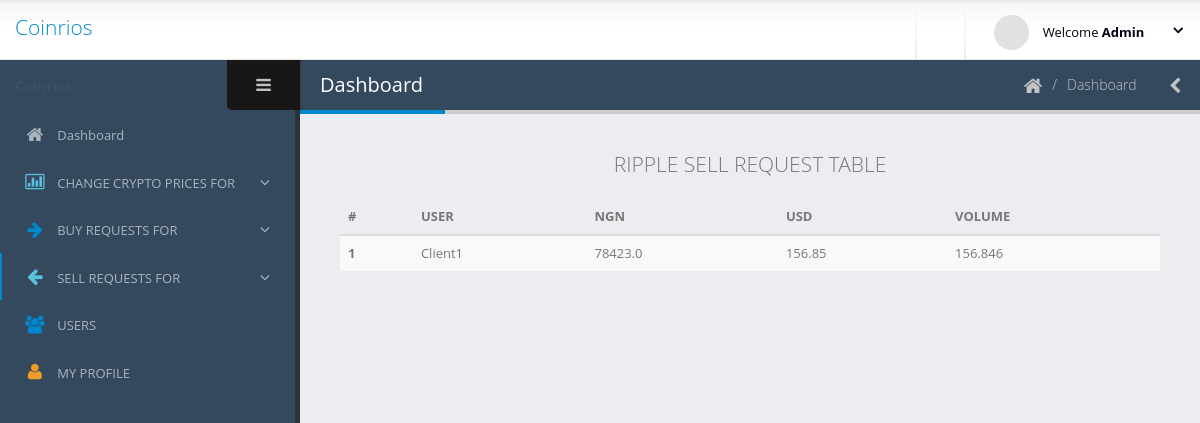
Page /administrator/ripple-sell-requests/ (signed in) on the committed database.
### login/models.py (models this page shows)
class User(AbstractUser):
    is_administrator = models.BooleanField(default=False)
    is_registered_user = models.BooleanField(default=False)
    address = models.CharField(max_length=200)
    city = models.CharField(max_length=200)
    state = models.CharField(max_length=200)
    country = models.CharField(max_length=200)
    is_verified = models.BooleanField(default=False)
    confirmed_email = models.BooleanField(default=False)
    drivers_license_or_international_passport_or_national_id_card = models.FileField(validators=[validate_file_size])
    utility_bill = models.FileField(validators=[validate_file_size])

### registered_user/models.py (models this page shows, shortened)
class SellRipple(models.Model):
    user = models.ForeignKey(User, on_delete=models.CASCADE)
    NGN = models.FloatField()
    USD = models.FloatField()
    volume = models.FloatField()

### administrator/views.py (the view)
# urls.py: path('ripple-sell-requests/', views.RippleSellRequests.as_view(), name='ripple_sell_request'),
@method_decorator([login_required(), administrator_required()], name='dispatch')
class RippleSellRequests(ListView):
    model = SellRipple
    template_name = 'administrator/rippleSellRequests.html'

### administrator/templates/administrator/rippleSellRequests.html (shortened to what this page needs)
{% extends 'administrator/base.html' %}
{% block navLinks %}{% load static %}
<li>
    <a href="{% url 'administrator:adminDashboard' %}">
        <i class="fa fa-home" aria-hidden="true"></i>
        <span>Dashboard</span>
    </a>
</li>
<li class="nav-parent">
    <a>
        <i class="text-info fa fa-bar-chart-o" aria-hidden="true"></i>
        <span>CHANGE CRYPTO PRICES FOR</span>
    </a>
</li>
<li class="nav-parent">
    <a>
        <i class="text-primary fa fa-arrow-right" aria-hidden="true"></i>
        <span>BUY REQUESTS FOR</span>
    </a>
</li>
<li class="nav-parent nav-active">
    <a>
        <i class="text-info fa fa-arrow-left" aria-hidden="true"></i>
        <span>SELL REQUESTS FOR</span>
    </a>
</li>
<li>
    <a href="{% url 'administrator:registered_users' %}">
        <i class="text-primary fa fa-users" aria-hidden="true"></i>
        <span>USERS</span>
    </a>
</li>
<li>
    <a href="{% url 'administrator:registered_user_profile' user.pk %}">
        <i class="text-warning fa fa-user" aria-hidden="true"></i>
        <span>MY PROFILE</span>
    </a>
</li>{% endblock %} {% block body %}
<p class="text-center lead">RIPPLE SELL REQUEST TABLE</p>
<div class="table-responsive">
    <table class="table table-striped">
        <thead>
            <tr>
                <th scope="col">#</th>
                <th scope="col">USER</th>
                <th scope="col">NGN</th>
                <th scope="col">USD</th>
                <th scope="col">VOLUME</th>
            </tr>
        </thead>
        <tbody>
         {% for fields in object_list %}
            <tr>
                <th scope="row">{{ fields.pk }}</th>
                <td>{{ fields.user }}</td>
                <td>{{ fields.NGN }}</td>
                <td>{{ fields.USD }}</td>
                <td>{{ fields.volume }}</td>
            </tr>
         {% endfor %}
        </tbody>
    </table>
</div>
{% endblock %}

### administrator/templates/administrator/base.html (shortened to what this page needs)
<!doctype html>
<html class="fixed">
	<head>
        {% load static %}
		<link rel="stylesheet" href="{% static 'administrator/css/bootstrap-1.css' %}" />
		<link rel="stylesheet" href="{% static 'administrator/css/font-awesome/css/font-awesome.css' %}" />
		<link rel="stylesheet" href="{% static 'administrator/css/magnific-popup/magnific-popup.css' %}" />
		<link rel="stylesheet" href="{% static 'administrator/css/theme.css' %}" />
		<link rel="stylesheet" href="{% static 'administrator/css/skins/default.css' %}" />
		<link rel="stylesheet" href="{% static 'administrator/css/hugoFramework.css' %}" />
	</head>
	<body>
    {% if user.is_authenticated %}
        <section class="body">
			<header class="header">
				<div class="logo-container">
					<a href="#" class="logo">
						<p class="lead">Coinrios</p>
					</a>
				</div>
				<div class="header-right">
					<span class="separator"></span>
					<span class="separator"></span>
					<div id="userbox" class="userbox">
						<a href="#" data-toggle="dropdown">
							<figure class="profile-picture">
								<img src="{% static 'administrator/img/!logged-user.jpg' %}" alt="Logged User" class="img-circle" data-lock-picture="{% static 'administrator/img/!logged-user.jpg' %}"/>
							</figure>
							<div class="profile-info" data-lock-name="{{ user }}" data-lock-email="{{ user.email }}">
                                <span class="name">Welcome <strong>{{ user }}</strong></span>
							</div>
							<i class="fa custom-caret"></i>
						</a>
					</div>
				</div>
			</header>
			<div class="inner-wrapper">
				<aside id="sidebar-left" class="sidebar-left">
					<div class="sidebar-header">
						<div class="sidebar-title">
						</div>
						<div class="sidebar-toggle hidden-xs" data-toggle-class="sidebar-left-collapsed" data-target="html" data-fire-event="sidebar-left-toggle">
							<i class="fa fa-bars" aria-label="Toggle sidebar"></i>
						</div>
					</div>
					<div class="nano">
						<div class="nano-content">
							<nav id="menu" class="nav-main" role="navigation">
								<ul class="nav nav-main">
                                    {% block navLinks %}{% endblock %}
								</ul>
							</nav>
						</div>
					</div>
				</aside>
				<section role="main" class="content-body">
					<header class="page-header">
						<h2>Dashboard</h2>
						<div class="right-wrapper pull-right">
							<ol class="breadcrumbs">
								<li>
									<a>
										<i class="fa fa-home"></i>
									</a>
								</li>
								<li><span>Dashboard</span></li>
							</ol>
							<a class="sidebar-right-toggle" data-open="sidebar-right"><i class="fa fa-chevron-left"></i></a>
						</div>
					</header>
                    {% block body %}{% endblock %}
		</section>
    {% else %}
        <h1>Sorry Please <a href="{% url 'login' %}">Login</a></h1>
    {% endif %}
	</body>
</html>

### administrator/static/administrator/css/skins/default.css (style rules this page uses)
a, .btn-link { color: #0088cc; }
.text-primary { color: #0088cc !important; }
.page-header h2 { border-bottom-color: #0088cc; }
ul.nav-main > li.nav-active > a { box-shadow: 2px 0 0 #0088cc inset; }

### rows in the picture
User: username "Admin"
SellRipple: pk "1", user "Client1", NGN "78423.0", USD "156.85", volume "156.846"
